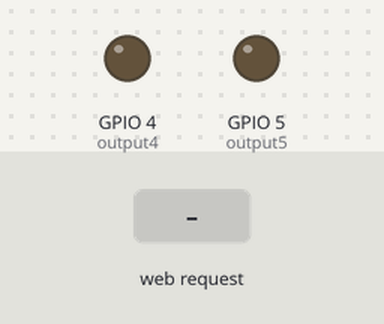
The sketch below on a simulated ESP32. On the bench: output pins drawn as LEDs (lit = HIGH). The test bench sets the inputs (shaded band). What the sketch prints to the serial monitor is not drawn.

Above: at 1.2 s.
1.3 s: HTTP request GET /open received
At 1.8 s:
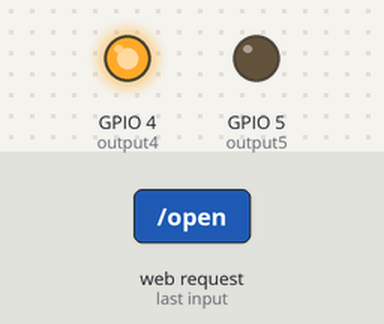
2.8 s: HTTP request GET /close received
At 4.0 s:
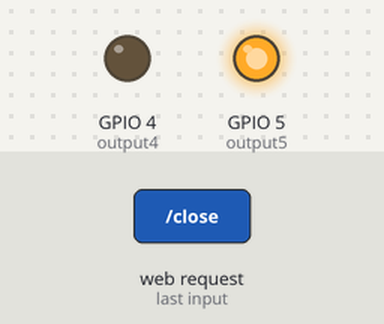
4.3 s: HTTP request GET /stop received
At 5.3 s:
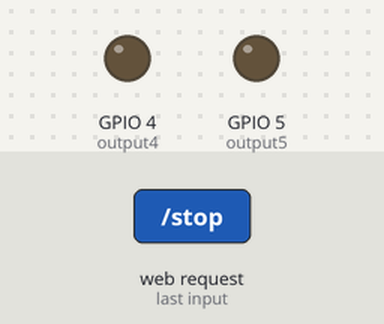
Timing chart, 0 to 7.3 s (numbered marks = the images above; inputs shaded):
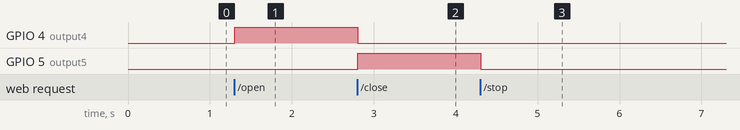

Measured:
- after the input at 1.3 s, GPIO 4 (output4): LOW → HIGH at once
- after the input at 2.8 s, GPIO 4 (output4): HIGH → LOW at once; GPIO 5 (output5): LOW → HIGH at once
- after the input at 4.3 s, GPIO 5 (output5): HIGH → LOW at once

The sketch:

esp32_AP_door_controller.ino
```cpp
/*********
  Rui Santos
  Complete project details at https://randomnerdtutorials.com

  Modified by Leon Schmidt
  Chicken Coop Door controller
*********/

// Load Wi-Fi library
#include <WiFi.h>

// Replace with your network credentials
const char* ssid     = "ESP32-AP";
const char* password = "1234";

// Set web server port number to 80
WiFiServer server(80);

// Variable to store the HTTP request
String header;
//elapse time variables so the process doesn't stop by using the delay function
unsigned long startTime;
unsigned long now;
unsigned long maxCycle = 5000;

// Auxiliar variables to store the current output state
String output4State = "off";
String output5State = "off";

// Assign output variables to GPIO pins
const int output4 = 4;
const int output5 = 5;

void setup() {
  Serial.begin(115200);
  // Initialize the output variables as outputs
  pinMode(output4, OUTPUT);
  pinMode(output5, OUTPUT);
  // Set outputs to LOW
  digitalWrite(output4, LOW);
  digitalWrite(output5, LOW);

  // Connect to Wi-Fi network with SSID and password
  Serial.print("Setting AP (Access Point)…");
  // Remove the password parameter, if you want the AP (Access Point) to be open
  WiFi.softAP(ssid, password);

  IPAddress IP = WiFi.softAPIP();
  Serial.print("AP IP address: ");
  Serial.println(IP);

  server.begin();
}

void loop(){
  WiFiClient client = server.available();   // Listen for incoming clients

  if (client) {                             // If a new client connects,
    Serial.println("New Client.");          // print a message out in the serial port
    String currentLine = "";                // make a String to hold incoming data from the client
    while (client.connected()) {            // loop while the client's connected
      if (client.available()) {             // if there's bytes to read from the client,
        char c = client.read();             // read a byte, then
        Serial.write(c);                    // print it out the serial monitor
        header += c;
        if (c == '\n') {                    // if the byte is a newline character
          // if the current line is blank, you got two newline characters in a row.
          // that's the end of the client HTTP request, so send a response:
          if (currentLine.length() == 0) {
            // HTTP headers always start with a response code (e.g. HTTP/1.1 200 OK)
            // and a content-type so the client knows what's coming, then a blank line:
            client.println("HTTP/1.1 200 OK");
            client.println("Content-type:text/html");
            client.println("Connection: close");
            client.println();

            // turns the GPIOs on and off
            if (header.indexOf("GET /open") >= 0) {
              Serial.println("GPIO 5 off");
              output5State = "off";
              digitalWrite(output5, LOW);
              Serial.println("GPIO 4 on");
              output4State = "on";
              digitalWrite(output4, HIGH);
              startTime = millis();
            } else if (header.indexOf("GET /close") >= 0) {
              Serial.println("GPIO 4 off");
              output4State = "off";
              digitalWrite(output4, LOW);
              Serial.println("GPIO 5 on");
              output5State = "on";
              digitalWrite(output5, HIGH);
              startTime = millis();
            } else if (header.indexOf("GET /stop") >= 0) {
              Serial.println("STOP");
              Serial.println("GPIO 4 off");
              Serial.println("GPIO 5 off");
              output4State = "off";
              output5State = "off";
              digitalWrite(output4, LOW);
              digitalWrite(output5, LOW);
            }

            if (millis() - startTime >= maxCycle) {//need to account for maximum number roll over
              Serial.println("GPIO 4 off");
              Serial.println("GPIO 5 off");
              output4State = "off";
              output5State = "off";
              digitalWrite(output4, LOW);
              digitalWrite(output5, LOW);
            }

            // Display the HTML web page
            client.println("<!DOCTYPE html><html>");
            client.println("<head><meta name=\"viewport\" content=\"width=device-width, initial-scale=1\">");
            client.println("<link rel=\"icon\" href=\"data:,\">");
            // CSS to style the on/off buttons
            // Feel free to change the background-color and font-size attributes to fit your preferences
            client.println("<style>html { font-family: Helvetica; display: inline-block; margin: 0px auto; text-align: center;}");
            client.println(".button { background-color: #4CAF50; border: none; color: white; padding: 16px 40px;");
            client.println("text-decoration: none; font-size: 30px; margin: 2px; cursor: pointer;}");
            client.println(".button2 {background-color: red;}</style></head>");

            // Web Page Heading
            client.println("<body><h1>ESP32 Web Server</h1>");
            client.println("<body><h2>Chicken Coop Controller</h2>");

            // Display current state, and OPEN/CLOSE buttons for GPIO 4 and 5
            client.println("<p>GPIO 4 - State " + output4State + "</p>");
            client.println("<p>GPIO 5 - State " + output5State + "</p>");
            // If the output4State is off, it displays the OPEN button
            if (output4State=="off") {
              client.println("<p><a href=\"/open\"><button class=\"button\">OPEN</button></a></p>");
            } else {
              client.println("<p><a href=\"/close\"><button class=\"button button2\">CLOSE</button></a></p>");
            }

            // Display current state, and ON/OFF buttons for GPIO 27
            //client.println("<p>GPIO 27 - State " + output27State + "</p>");
            // If the output27State is off, it displays the ON button
            //if (output27State=="off") {
              client.println("<p><a href=\"/stop\"><button class=\"button\">STOP</button></a></p>");
            //} else {
            //  client.println("<p><a href=\"/27/off\"><button class=\"button button2\">OFF</button></a></p>");
            //}
            client.println("</body></html>");

            // The HTTP response ends with another blank line
            client.println();
            // Break out of the while loop
            break;
          } else { // if you got a newline, then clear currentLine
            currentLine = "";
          }
        } else if (c != '\r') {  // if you got anything else but a carriage return character,
          currentLine += c;      // add it to the end of the currentLine
        }
      }
    }
    // Clear the header variable
    header = "";
    // Close the connection
    client.stop();
    Serial.println("Client disconnected.");
    Serial.println("");
  }
}
```
